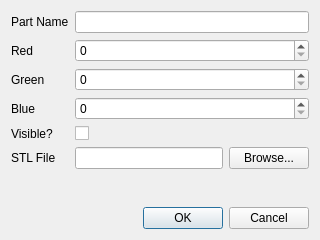
<?xml version="1.0" encoding="UTF-8"?>
<ui version="4.0">
 <class>OptionDialog</class>
 <widget class="QDialog" name="OptionDialog">
  <property name="geometry">
   <rect>
    <x>0</x>
    <y>0</y>
    <width>320</width>
    <height>240</height>
   </rect>
  </property>
  <property name="windowTitle">
   <string>Part Options</string>
  </property>
  <layout class="QVBoxLayout" name="verticalLayout">
   <item>
    <layout class="QFormLayout" name="formLayout">
     <item row="0" column="0">
      <widget class="QLabel" name="label">
       <property name="text">
        <string>Part Name</string>
       </property>
      </widget>
     </item>
     <item row="0" column="1">
      <widget class="QLineEdit" name="nameLineEdit"/>
     </item>
     <item row="1" column="0">
      <widget class="QLabel" name="label_2">
       <property name="text">
        <string>Red</string>
       </property>
      </widget>
     </item>
     <item row="1" column="1">
      <widget class="QSpinBox" name="rSpinBox">
       <property name="maximum">
        <number>255</number>
       </property>
      </widget>
     </item>
     <item row="2" column="0">
      <widget class="QLabel" name="label_3">
       <property name="text">
        <string>Green</string>
       </property>
      </widget>
     </item>
     <item row="2" column="1">
      <widget class="QSpinBox" name="gSpinBox">
       <property name="maximum">
        <number>255</number>
       </property>
      </widget>
     </item>
     <item row="3" column="0">
      <widget class="QLabel" name="label_4">
       <property name="text">
        <string>Blue</string>
       </property>
      </widget>
     </item>
     <item row="3" column="1">
      <widget class="QSpinBox" name="bSpinBox">
       <property name="maximum">
        <number>255</number>
       </property>
      </widget>
     </item>
     <item row="4" column="0">
      <widget class="QLabel" name="label_5">
       <property name="text">
        <string>Visible?</string>
       </property>
      </widget>
     </item>
     <item row="4" column="1">
      <widget class="QCheckBox" name="visibleCheckBox"/>
     </item>
     <item row="5" column="0">
      <widget class="QLabel" name="label_6">
       <property name="text">
        <string>STL File</string>
       </property>
      </widget>
     </item>
     <item row="5" column="1">
      <layout class="QHBoxLayout" name="horizontalLayout">
       <item>
        <widget class="QLineEdit" name="stlLineEdit"/>
       </item>
       <item>
        <widget class="QPushButton" name="browseButton">
         <property name="text">
          <string>Browse...</string>
         </property>
        </widget>
       </item>
      </layout>
     </item>
    </layout>
   </item>
   <item>
    <widget class="QDialogButtonBox" name="buttonBox">
     <property name="orientation">
      <enum>Qt::Orientation::Horizontal</enum>
     </property>
     <property name="standardButtons">
      <set>QDialogButtonBox::StandardButton::Cancel|QDialogButtonBox::StandardButton::Ok</set>
     </property>
    </widget>
   </item>
  </layout>
 </widget>
 <resources/>
 <connections>
  <connection>
   <sender>buttonBox</sender>
   <signal>accepted()</signal>
   <receiver>OptionDialog</receiver>
   <slot>accept()</slot>
   <hints>
    <hint type="sourcelabel">
     <x>248</x>
     <y>254</y>
    </hint>
    <hint type="destinationlabel">
     <x>157</x>
     <y>274</y>
    </hint>
   </hints>
  </connection>
  <connection>
   <sender>buttonBox</sender>
   <signal>rejected()</signal>
   <receiver>OptionDialog</receiver>
   <slot>reject()</slot>
   <hints>
    <hint type="sourcelabel">
     <x>316</x>
     <y>260</y>
    </hint>
    <hint type="destinationlabel">
     <x>286</x>
     <y>274</y>
    </hint>
   </hints>
  </connection>
 </connections>
</ui>
